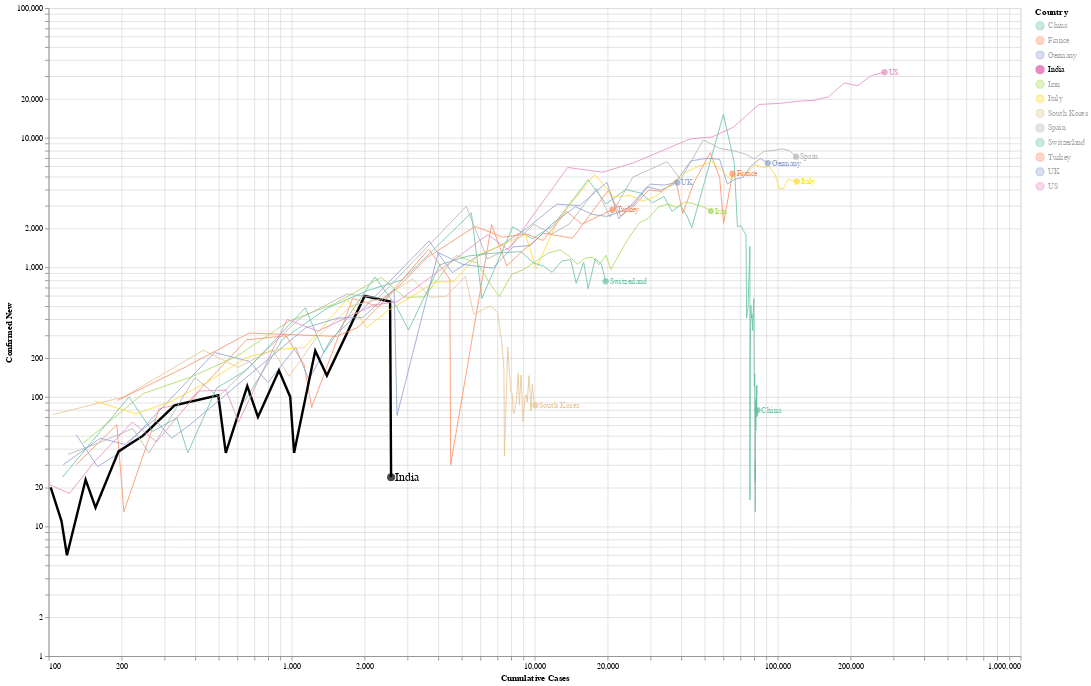

Notebook source saved alongside this figure:
### Code cell
country_level['Active'] = country_level.Confirmed - (country_level.Deaths + country_level.Recovered)
top = country_level[country_level['Date'] == days[-1]].sort_values('Confirmed', ascending=False)['Country'].values.tolist()[:10] + ['India','South Korea']
nontimegraph(country_level, 'Country', 'Confirmed_New', top, len(top), highlight='India').interactive()

### Figure 1 — Vega-Lite specification as saved in the notebook (floating-point values rounded to 4 significant figures; data arrays with more than 128 entries replaced by an {"elided": "..."} marker saying what was removed)
{"config": {"view": {"continuousWidth": 400, "continuousHeight": 300}}, "layer": [{"data": {"name": "data-6866c5248d48087a4e9f13f63292c9b1"}, "mark": "line", "encoding": {"color": {"type": "nominal", "condition": {"value": "black", "selection": "selector135"}, "field": "Country", "scale": {"scheme": "set2"}}, "size": {"condition": {"value": 3, "selection": "selector135"}, "value": 1}, "tooltip": [{"type": "nominal", "field": "Country"}, {"type": "quantitative", "field": "Confirmed_New"}], "x": {"type": "quantitative", "axis": {"title": "Cumulative Cases"}, "field": "Confirmed", "scale": {"type": "log"}}, "y": {"type": "quantitative", "axis": {"title": "Confirmed New"}, "field": "Confirmed_New", "scale": {"type": "log"}}}, "selection": {"selector135": {"type": "single", "fields": ["Country"], "bind": "legend", "init": {"Country": "India"}, "empty": "none"}, "selector136": {"type": "interval", "bind": "scales", "encodings": ["x", "y"]}}}, {"data": {"name": "data-1bf606e2a6b4bedd72c7201a122f5af6"}, "mark": {"type": "circle", "size": 60}, "encoding": {"color": {"type": "nominal", "condition": {"value": "black", "selection": "selector135"}, "field": "Country"}, "size": {"condition": {"value": 100, "selection": "selector135"}, "value": 60}, "x": {"type": "quantitative", "field": "Confirmed", "scale": {"type": "log"}}, "y": {"type": "quantitative", "field": "Confirmed_New", "scale": {"type": "log"}}}}, {"data": {"name": "data-1bf606e2a6b4bedd72c7201a122f5af6"}, "mark": {"type": "text", "align": "left", "dx": 5}, "encoding": {"color": {"type": "nominal", "condition": {"value": "black", "selection": "selector135"}, "field": "Country"}, "size": {"condition": {"value": 15, "selection": "selector135"}, "value": 10}, "text": {"type": "nominal", "field": "Country"}, "x": {"type": "quantitative", "field": "Confirmed", "scale": {"type": "log"}}, "y": {"type": "quantitative", "field": "Confirmed_New", "scale": {"type": "log"}}}}], "height": 800, "width": 1200, "$schema": "https://vega.github.io/schema/vega-lite/v4.0.2.json", "datasets": {"data-6866c5248d48087a4e9f13f63292c9b1": {"elided": "399 records"}, "data-1bf606e2a6b4bedd72c7201a122f5af6": [{"Country": "China", "Date": "04-03-2020", "Confirmed": 82510.0, "Deaths": 3326.0, "Recovered": 76760.0, "Confirmed_New": 79.0, "Deaths_New": 4.0, "Recovered_New": 195.0, "Active": 2425.0}, {"Country": "France", "Date": "04-03-2020", "Confirmed": 65200.0, "Deaths": 6520.0, "Recovered": 14140.0, "Confirmed_New": 5273.0, "Deaths_New": 1122.0, "Recovered_New": 1587.0, "Active": 44550.0}, {"Country": "Germany", "Date": "04-03-2020", "Confirmed": 91160.0, "Deaths": 1275.0, "Recovered": 24580.0, "Confirmed_New": 6365.0, "Deaths_New": 168.0, "Recovered_New": 2135.0, "Active": 65310.0}, {"Country": "India", "Date": "04-03-2020", "Confirmed": 2567.0, "Deaths": 72.0, "Recovered": 192.0, "Confirmed_New": 24.0, "Deaths_New": 0.0, "Recovered_New": 1.0, "Active": 2303.0}, {"Country": "Iran", "Date": "04-03-2020", "Confirmed": 53180.0, "Deaths": 3294.0, "Recovered": 17940.0, "Confirmed_New": 2715.0, "Deaths_New": 134.0, "Recovered_New": 1224.0, "Active": 31950.0}, {"Country": "Italy", "Date": "04-03-2020", "Confirmed": 119800.0, "Deaths": 14680.0, "Recovered": 19760.0, "Confirmed_New": 4585.0, "Deaths_New": 766.0, "Recovered_New": 1480.0, "Active": 85390.0}, {"Country": "South Korea", "Date": "04-03-2020", "Confirmed": 10060.0, "Deaths": 174.0, "Recovered": 6021.0, "Confirmed_New": 86.0, "Deaths_New": 5.0, "Recovered_New": 193.0, "Active": 3867.0}, {"Country": "Spain", "Date": "04-03-2020", "Confirmed": 119200.0, "Deaths": 11200.0, "Recovered": 30510.0, "Confirmed_New": 7134.0, "Deaths_New": 850.0, "Recovered_New": 3770.0, "Active": 77490.0}, {"Country": "Switzerland", "Date": "04-03-2020", "Confirmed": 19610.0, "Deaths": 591.0, "Recovered": 4846.0, "Confirmed_New": 779.0, "Deaths_New": 55.0, "Recovered_New": 833.0, "Active": 14170.0}, {"Country": "Turkey", "Date": "04-03-2020", "Confirmed": 20920.0, "Deaths": 425.0, "Recovered": 484.0, "Confirmed_New": 2786.0, "Deaths_New": 69.0, "Recovered_New": 69.0, "Active": 20010.0}, {"Country": "UK", "Date": "04-03-2020", "Confirmed": 38690.0, "Deaths": 3611.0, "Recovered": 208.0, "Confirmed_New": 4516.0, "Deaths_New": 685.0, "Recovered_New": 16.0, "Active": 34870.0}, {"Country": "US", "Date": "04-03-2020", "Confirmed": 275600.0, "Deaths": 7087.0, "Recovered": 9707.0, "Confirmed_New": 32060.0, "Deaths_New": 1165.0, "Recovered_New": 706.0, "Active": 258800.0}]}}
